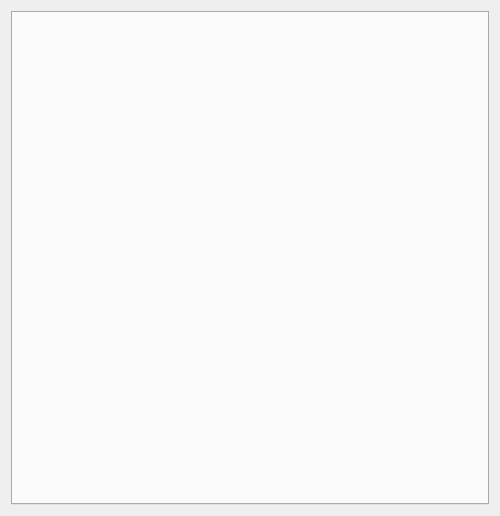
<?xml version="1.0" encoding="UTF-8"?>
<ui version="4.0">
 <class>Form</class>
 <widget class="QWidget" name="Form">
  <property name="geometry">
   <rect>
    <x>0</x>
    <y>0</y>
    <width>500</width>
    <height>516</height>
   </rect>
  </property>
  <property name="windowTitle">
   <string>Form</string>
  </property>
  <layout class="QVBoxLayout" name="verticalLayout_2">
   <item>
    <widget class="QTabWidget" name="tabWidget">
     <property name="currentIndex">
      <number>-1</number>
     </property>
    </widget>
   </item>
  </layout>
 </widget>
 <resources/>
 <connections/>
</ui>
